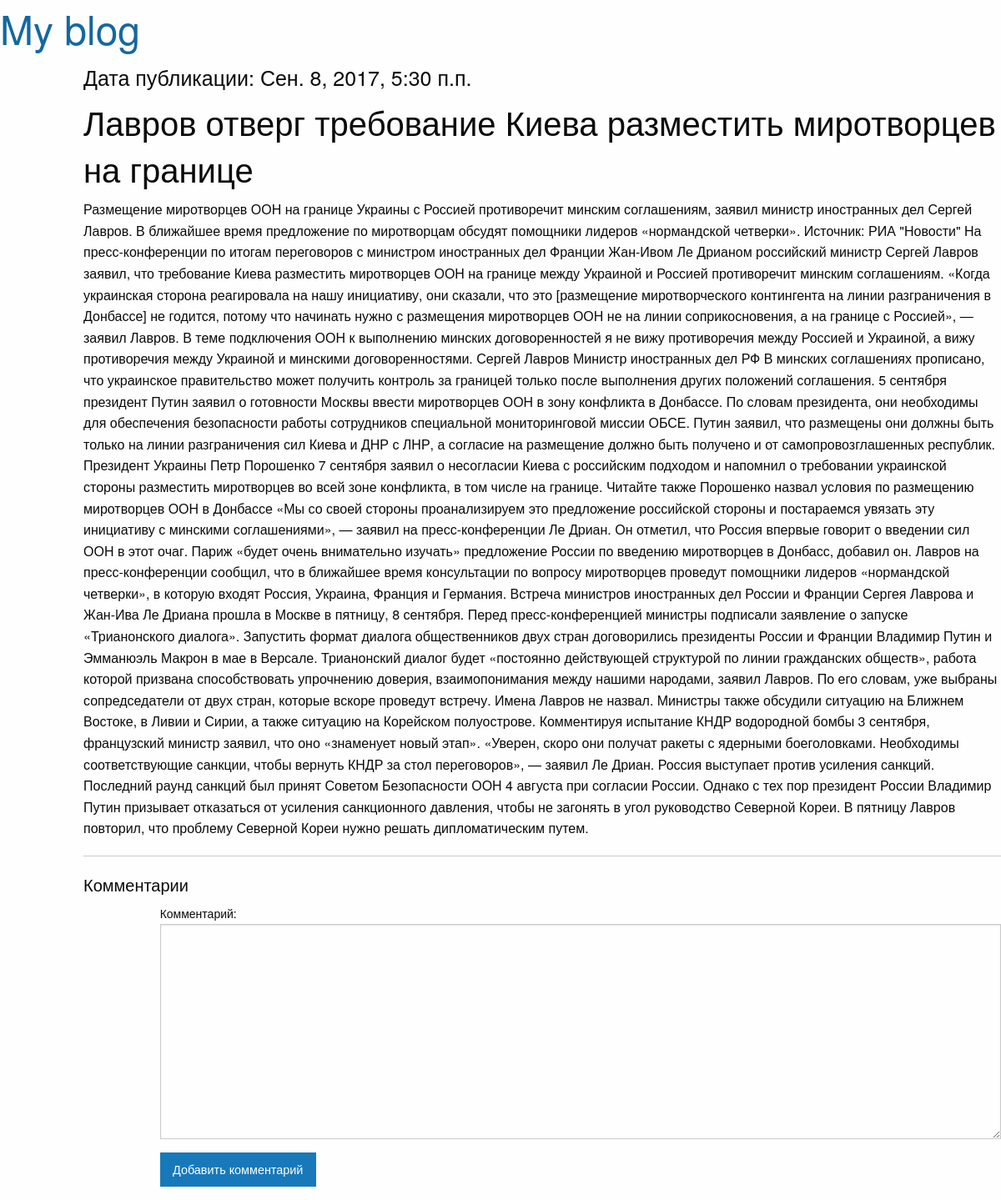
/articles/7/, run on the app's committed database.
### article/models.py (models this page shows, shortened)
class Article(models.Model):
	class Meta():
		db_table = "article"
	art_title = models.CharField(max_length=150)
	art_text = models.TextField()
	art_date = models.DateTimeField()
	art_likes = models.IntegerField(default=0)	#(blank=True, null=True)

### article/views.py (the view)
# urls.py: url(r'^', include('article.urls'))
def article(request, art_id=1):
	com_form = CommentForm
	args = {}
	args.update(csrf(request))
	args['article'] = Article.objects.get(id=art_id)
	args['comments'] = Comments.objects.filter(comm_article=art_id)
	args['form'] = com_form
	return render_to_response('article.html', args)

### article/templates/article.html (shortened to what this page needs)
{% extends 'base.html' %}
{% block article %}
    <h4>Дата публикации: {{article.art_date}}</h4>
    <h2>{{article.art_title}}</h2>
    <p>{{article.art_text}}</p>
    <hr>
    <h5>Комментарии</h5>
    <div class="small-offset-1 large-8 columns">
    <form action="/articles/addcomment/{{ article.id }}/" method="post">
        {{ form }}
        <input type="submit" class="button" value="Добавить комментарий">
    </form>
	</div>
{% endblock %}

### data on the page
Article: art_date "Сен. 8, 2017, 5:30 п.п.", art_title "Лавров отверг требование Киева разместить миротворцев на границе", art_text "Размещение миротворцев ООН на границе Украины с Россией противоречит минским соглашениям, заявил министр иностранных дел Сергей Лавров. В ближайшее время предложение по миротворцам обсудят помощники лидеров «нормандской четверки». Источник: РИА \"Новости\" На пресс-конференции по итогам переговоров с министром иностранных дел Франции Жан-Ивом Ле Дрианом российский министр Сергей Лавров заявил, что требование Киева разместить миротворцев ООН на границе между Украиной и Россией противоречит минским соглашениям. «Когда украинская сторона реагировала на нашу инициативу, они сказали, что это [размещение миротворческого контингента на линии разграничения в Донбассе] не годится, потому что начинать…"
